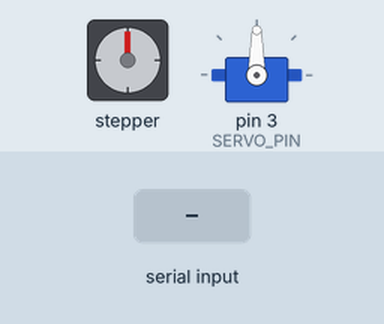
Simulated run of this sketch. Board: Arduino Uno, built with avr-gcc and run on an emulated ATmega328P. On the bench: stepper motor, servo. Wiring (inferred from the names in the program): stepper motor (2048 steps per turn assumed): coils pin 7, pin 8, pin 9, pin 10. Inputs (shaded band) come from the test bench.

Above: at 1.2 s.
1.3 s: "30,150\n" received over Serial
At 2.4 s:
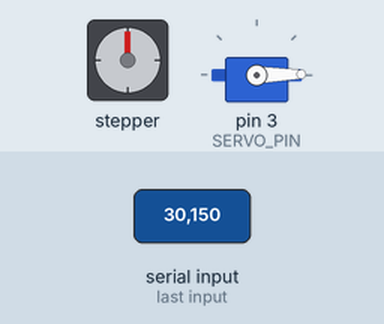
2.8 s: "1,90\n" received over Serial
At 12.16 s:
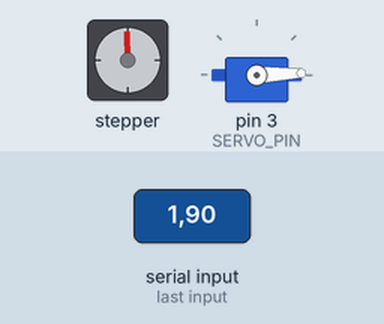
At 13.2 s:
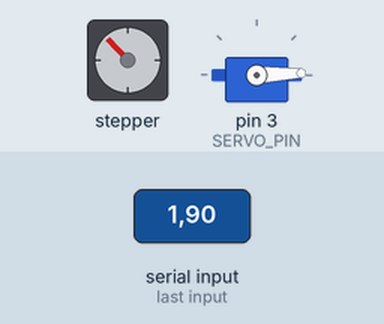
Timing chart, 0 to 13.8 s (numbered marks = the images above; inputs shaded):
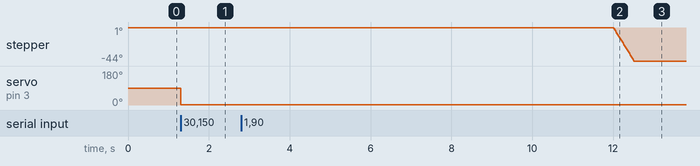

Measured:
- after the input at 1.3 s, servo on pin 3 (SERVO_PIN): 90° → 1° at once
- after the input at 2.8 s, servo on pin 3 (SERVO_PIN): 1° → 2° at once

The sketch:

HardwareMovement.ino
```cpp
#include <Servo.h>

#define SERVO_PIN 3
#define MOTOR_IN1 7
#define MOTOR_IN2 8
#define MOTOR_IN3 9
#define MOTOR_IN4 10

Servo servo;
int pinArray[] = {MOTOR_IN1, MOTOR_IN2, MOTOR_IN3, MOTOR_IN4};

int servoPos = 0;

// TIMEOUT STUFF
#define TIMEOUT 8000
unsigned long lastTime = 0;
bool dirFlag = false;
bool timeoutFlag = false;

void setup() {

  // Sets up the servo object and connects the signal pin to pin 3 on the Arduino
  servo.attach(SERVO_PIN);

  // Sets up the motor pins as outputs
  pinMode(MOTOR_IN1, OUTPUT);
  pinMode(MOTOR_IN2, OUTPUT);
  pinMode(MOTOR_IN3, OUTPUT);
  pinMode(MOTOR_IN4, OUTPUT);

  Serial.begin(9600);
}

void loop() {
  if (Serial.available() > 0) {

    lastTime = millis();
    timeoutFlag = false;

    String data = Serial.readStringUntil('\n');
    int commaIndex = data.indexOf(',');
    if (commaIndex != -1) {
      String offsetXString = data.substring(0, commaIndex);
      String offsetYString = data.substring(commaIndex + 1);
      int offset_x = offsetXString.toInt();
      int offset_y = offsetYString.toInt();

      int tmp = offset_x/50;
      int tmp2 = offset_y/90;

      if (tmp > 0) {
        setMotorAngle(abs(tmp), true);
      } else {
        setMotorAngle(abs(tmp), false);
      }

      if (tmp2 < 1 && tmp2 > -1){}
      else{
        servoPos += tmp2;

        if (servoPos <= 180 && servoPos >= 0)
          servo.write(servoPos);
        else
          servoPos = 90;
      }
    }
  } else{

    if (millis() - lastTime > TIMEOUT)
      timeoutFlag = true;

    if (timeoutFlag){
      if (millis()%3000 == 0){
        if (dirFlag){
          setMotorAngle(45, true);
          dirFlag = false;
        } else {
          setMotorAngle(45, false);
          dirFlag = true;
        }
      }
    }

  }
}

void setMotorAngle(int angle, bool direction){
  int steps = angle/0.088/4/2;

  for (int i = 0; i < steps; i++) {

    if (direction) {

      for (int j = 0; j < 4; j++){
        digitalWrite(pinArray[j], HIGH);
        delay(2);
        digitalWrite(pinArray[j], LOW);
      }

    } else {

      for (int j = 3; j >= 0; j--) {

        digitalWrite(pinArray[j], HIGH);
        delay(2);
        digitalWrite(pinArray[j], LOW);
      }
    }
  }
}
```

StepperMotor.cpp
```cpp
// #include "StepperMotor.h"

// StepperMotor::StepperMotor(int pin1, int pin2, int pin3, int pin4): pin1_(pin1), pin2_(pin2), pin3_(pin3), pin4_(pin4) {
//     pinMode(pin1_, OUTPUT);
//     pinMode(pin2_, OUTPUT);
//     pinMode(pin3_, OUTPUT);
//     pinMode(pin4_, OUTPUT);
// }

// // DIRECTION = TRUE -> CLOCKWISE/RIGHT
// // DIRECTION = FALSE -> COUNTERCLOCKWISE/LEFT
// void StepperMotor::setAngle(int angle, bool direction) {
//     int steps = angle/0.088/4/2;

//     for (int i = 0; i < steps; i++) {
//         if (direction) {
//             for (int j = 0; j < 4; j++) {
//                 digitalWrite(pinArray_[j], (int) (i/4)%2 == j);
//             }
//         } else {
//             for (int j = 3; j >= 0; j--) {
//                 digitalWrite(pinArray_[j], (int) (i/4)%2 == j);
//             }
//         }
//         delay(2);
//     }
// }
```
